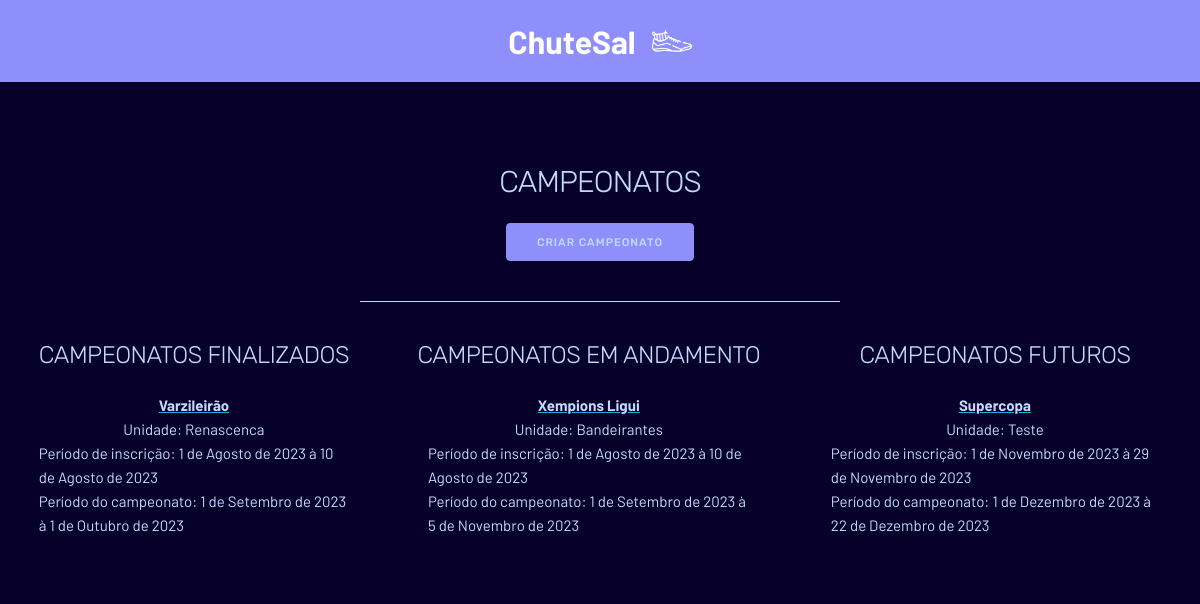
The page / on the database its author committed.
### kicksal/models.py (models this page shows, shortened)
class Campeonato(models.Model):
    nome = models.CharField(max_length=50)
    unidade = models.ForeignKey(Unidade, on_delete=models.CASCADE)
    periodo_inscricao_comeco = models.DateField()
    periodo_inscricao_fim = models.DateField()
    periodo_jogos_comeco = models.DateField()
    periodo_jogos_fim = models.DateField()
    data_inicio_divulgacao = models.DateField()
    cup_manager = models.ForeignKey(Funcionario, on_delete=models.CASCADE)
    class Meta:
        unique_together = ('nome', 'unidade')

class Unidade(models.Model):
    nome = models.CharField(max_length=50, unique=True)
    endereco = models.CharField(max_length=150)

### kicksal/views.py (the view)
# urls.py: 2. Add a URL to urlpatterns:  path('', views.home, name='home')
def home(request):
    now = timezone.now().date()
    context = {
        'ongoing': Campeonato.objects.filter(data_inicio_divulgacao__lte=now, periodo_jogos_comeco__lte=now, periodo_jogos_fim__gt=now),
        'upcoming': Campeonato.objects.filter(data_inicio_divulgacao__lte=now, periodo_jogos_comeco__gt=now),
        'past': Campeonato.objects.filter(data_inicio_divulgacao__lte=now, periodo_jogos_fim__lt=now)
    }
    return render(request, 'home.html', context)

### kicksal/templates/home.html
{% extends "scaffold.html" %}
{% block content %}
<main>
  <div class="d-flex align-center justify-center flex-column">
    <h4 class="text-capitalize">Campeonatos</h4>
    <button>
      <a href="/create_championship">
        Criar Campeonato
      </a>
    </button>
  </div>
  <hr style="max-width: 40vw !important; background-color: var(--quaternary) !important; color: var(--quaternary) !important; border-color: var(--quaternary) !important;" />
  <div class="pure-g d-flex align-start">
    <div class="d-flex align-center justify-center flex-column pure-u-1-3">
      <h5 class="text-capitalize">Campeonatos finalizados</h5>
      <div class="container d-flex flex-column align-center justify-center">
        {% for x in past %}
        <div class="d-flex flex-column align-center justify-center mb-5">
          <a href="/campeonato?pk={{ x.id }}"><b>{{ x.nome }}</b></a>
          <span>Unidade: {{ x.unidade.nome }}</span>
          <span>Período de inscrição: {{ x.periodo_inscricao_comeco }} à {{ x.periodo_inscricao_fim }}</span>
          <span>Período do campeonato: {{ x.periodo_jogos_comeco }} à {{ x.periodo_jogos_fim }}</span>
        </div>
        {% endfor %}
      </div>
    </div>
    <div class="d-flex align-center justify-center flex-column pure-u-1-3">
      <h5 class="text-capitalize">Campeonatos em andamento</h5>
      <div class="container d-flex flex-column align-center justify-center">
        {% for x in ongoing %}
        <div class="d-flex flex-column align-center justify-center mb-5">
          <a href="/campeonato?pk={{ x.id }}"><b>{{ x.nome }}</b></a>
          <span>Unidade: {{ x.unidade.nome }}</span>
          <span>Período de inscrição: {{ x.periodo_inscricao_comeco }} à {{ x.periodo_inscricao_fim }}</span>
          <span>Período do campeonato: {{ x.periodo_jogos_comeco }} à {{ x.periodo_jogos_fim }}</span>
        </div>
        {% endfor %}
      </div>
    </div>
    <div class="d-flex align-center justify-center flex-column pure-u-1-3">
      <h5 class="text-capitalize">Campeonatos futuros</h5>
      <div class="container d-flex flex-column align-center justify-center">
        {% for x in upcoming %}
        <div class="d-flex flex-column align-center justify-center mb-5">
          <a href="/campeonato?pk={{ x.id }}"><b>{{ x.nome }}</b></a>
          <span>Unidade: {{ x.unidade.nome }}</span>
          <span>Período de inscrição: {{ x.periodo_inscricao_comeco }} à {{ x.periodo_inscricao_fim }}</span>
          <span>Período do campeonato: {{ x.periodo_jogos_comeco }} à {{ x.periodo_jogos_fim }}</span>
        </div>
        {% endfor %}
      </div>
    </div>
  </div>
</main>
{% endblock %}

### kicksal/templates/scaffold.html (shortened to what this page needs)
{% load static %}
<!DOCTYPE html>
<html lang="en">
<head>
  <link rel="stylesheet" href="{% static 'css/normalize.css' %}">
  <link rel="stylesheet" href="{% static 'css/skeleton.css' %}">
  <link rel="stylesheet" href="{% static 'css/custom.css' %}">
  <link rel="stylesheet" href="https://cdn.jsdelivr.net/npm/purecss@3.0.0/build/pure-min.css">
</head>
<body>
  {% block sidebar %}
  <div id="navbar-container" class="d-flex flex-column align-center justify-center mb-10">
    <nav id="navbar" class="d-flex align-center justify-center">
      <a href="/" style="color: white !important;">ChuteSal</a>
      <img src="{% static 'img/futsal_icon_white.png' %}" alt="ChuteSal" class="icon">
    </nav>
  </div>
  {% endblock %}
  {% block content %}{% endblock %}
</body>
</html>

### kicksal/static/css/skeleton.css (style rules this page uses)
.container { position: relative; width: 100%; max-width: 960px; margin: 0 auto; padding: 0 20px; box-sizing: border-box; }
@media (min-width: 400px) { .container { width: 85%; padding: 0; } }
@media (min-width: 550px) { .container { width: 80%; } }
html { font-size: 62.5%; }
body { font-size: 1.5em; line-height: 1.6; font-weight: 400; font-family: "Raleway", "HelveticaNeue", "Helvetica Neue", Helvetica, Arial, sans-serif; color: #222; }
h1, h2, h3, h4, h5, h6 { margin-top: 0; margin-bottom: 2rem; font-weight: 300; }
h4 { font-size: 2.4rem; line-height: 1.35; letter-spacing: -.08rem; }
h5 { font-size: 1.8rem; line-height: 1.5; letter-spacing: -.05rem; }
@media (min-width: 550px) { h4 { font-size: 3.0rem; } }
@media (min-width: 550px) { h5 { font-size: 2.4rem; } }
a { color: #1EAEDB; }
.button, button, input[type="submit"], input[type="reset"], input[type="button"] { display: inline-block; height: 38px; padding: 0 30px; color: #555; text-align: center; font-size: 11px; font-weight: 600; line-height: 38px; letter-spacing: .1rem; text-transform: uppercase; text-decoration: none; white-space: nowrap; background-color: transparent; border-radius: 4px; border: 1px solid #bbb; cursor: pointer; box-sizing: border-box; }
button, .button { margin-bottom: 1rem; }
hr { margin-top: 3rem; margin-bottom: 3.5rem; border-width: 0; border-top: 1px solid #E1E1E1; }
.container:after, .row:after, .u-cf { content: ""; display: table; clear: both; }

### kicksal/static/css/custom.css (style rules this page uses)
:root { --background: #070129; --primary: #190482; --secondary: #7752FE; --tertiary: #8E8FFA; --quaternary: #C2D9FF; --quinary: #e0ecff; }
html *:not(a) { font-family: 'Barlow', sans-serif; background-color: var(--background); color: var(--quaternary); }
h1, h2, h3, h4, h5, h6 { font-family: 'Rubik', sans-serif !important; }
.d-flex { display: flex !important; }
.align-center { align-items: center !important; }
.justify-center { justify-content: center !important; }
.flex-column { flex-direction: column !important; }
.text-capitalize { text-transform: uppercase !important; }
#navbar-container, #navbar-container * { background-color: var(--tertiary) !important; padding: 0.25em !important; }
#navbar { width: 50vw; }
#navbar * { text-decoration: none; color: var(--quaternary) !important; font-size: xx-large !important; font-weight: bold !important; }
button { border-color: var(--tertiary) !important; background-color: var(--tertiary) !important; color: var(--quaternary) !important; text-transform: uppercase !important; font-family: 'Rubik', sans-serif !important; font-weight: 500 !important; }
button > a { color: var(--quaternary) !important; text-transform: uppercase !important; font-family: 'Rubik', sans-serif !important; font-weight: 500 !important; text-decoration: none !important; }
.align-start { align-items: flex-start !important; }
.icon { width: 5vh !important; height: auto; aspect-ratio: 1/1; }
.mb-5 { margin-bottom: 5vh !important; }
.mb-10 { margin-bottom: 10vh !important; }

### rows shown on the page
Campeonato: nome "Varzileirão", unidade.nome "Renascenca", periodo_inscricao_comeco "1 de Agosto de 2023", periodo_inscricao_fim "10 de Agosto de 2023", periodo_jogos_comeco "1 de Setembro de 2023", periodo_jogos_fim "1 de Outubro de 2023"
Campeonato: nome "Xempions Ligui", unidade.nome "Bandeirantes", periodo_inscricao_comeco "1 de Agosto de 2023", periodo_inscricao_fim "10 de Agosto de 2023", periodo_jogos_comeco "1 de Setembro de 2023", periodo_jogos_fim "5 de Novembro de 2023"
Campeonato: nome "Supercopa", unidade.nome "Teste", periodo_inscricao_comeco "1 de Novembro de 2023", periodo_inscricao_fim "29 de Novembro de 2023", periodo_jogos_comeco "1 de Dezembro de 2023", periodo_jogos_fim "22 de Dezembro de 2023"
